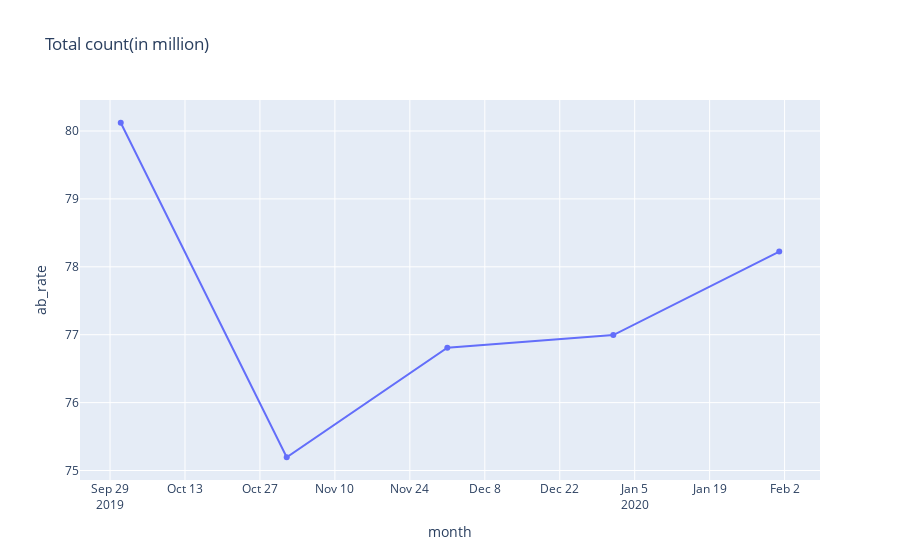

Notebook source saved alongside this figure:
### Code cell
fig = px.line(df_rate, x='month', y='ab_rate', markers=True, title="Total count(in million)")
fig.show()

### Figure 1 — Plotly figure (JSON) as saved in the notebook; plotly's stock layout.template omitted (floating-point values rounded to 4 significant figures)
{"data": [{"hovertemplate": "month=%{x}<br>ab_rate=%{y}<extra></extra>", "legendgroup": "", "line": {"color": "#636efa", "dash": "solid"}, "marker": {"symbol": "circle"}, "mode": "markers+lines", "name": "", "orientation": "v", "showlegend": false, "type": "scatter", "x": ["2019-10", "2019-11", "2019-12", "2020-01", "2020-02"], "xaxis": "x", "y": [80.12, 75.2, 76.81, 76.99, 78.22], "yaxis": "y"}], "layout": {"legend": {"tracegroupgap": 0}, "title": {"text": "Total count(in million)"}, "xaxis": {"anchor": "y", "domain": [0, 1], "title": {"text": "month"}}, "yaxis": {"anchor": "x", "domain": [0, 1], "title": {"text": "ab_rate"}}}}
